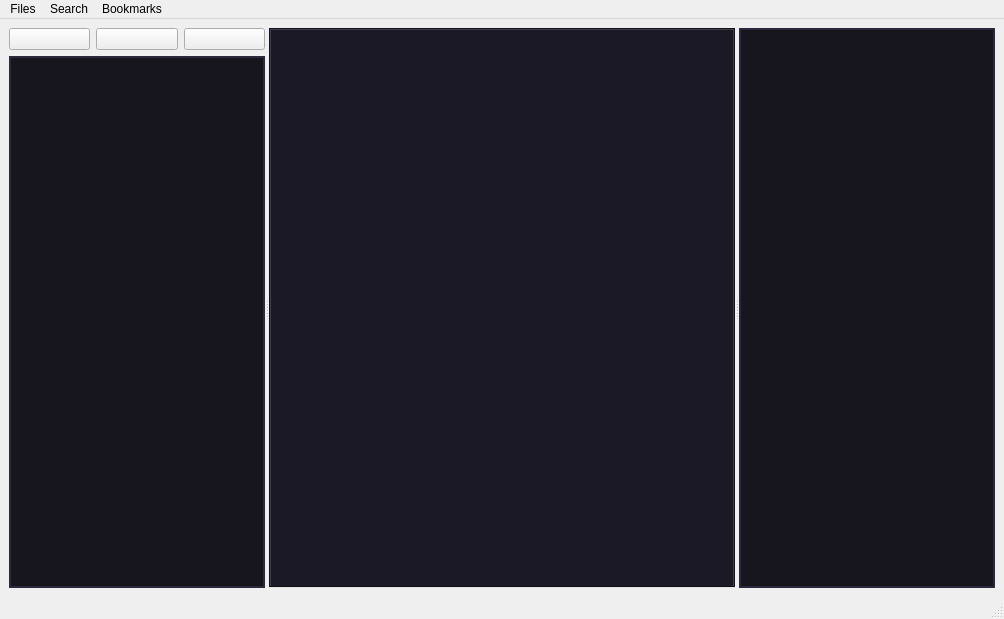
<?xml version="1.0" encoding="UTF-8"?>
<ui version="4.0">
 <class>MainWindow</class>
 <widget class="QMainWindow" name="MainWindow">
  <property name="enabled">
   <bool>true</bool>
  </property>
  <property name="geometry">
   <rect>
    <x>0</x>
    <y>0</y>
    <width>1004</width>
    <height>619</height>
   </rect>
  </property>
  <property name="windowTitle">
   <string>MainWindow</string>
  </property>
  <property name="styleSheet">
   <string notr="true">QWidget
{
	background-color: rgb(36, 31, 49);
	color: white;                        /* Цвет текста */
}

QTextEdit {
    background-color: rgb(35, 35, 45);  /* Цвет фона для QTextEdit */
    color: white;                        /* Цвет текста в QTextEdit */ */
}

QPushButton {
    background-color: rgb(45, 40, 60);  /* Цвет фона для кнопок */
    color: white;                        /* Цвет текста для кнопок */
  
}

QListWidget {
    background-color: rgb(30, 30, 40);  /* Цвет фона для списка */
    color: white;                        /* Цвет текста для списка */

}</string>
  </property>
  <widget class="QWidget" name="centralwidget">
   <property name="styleSheet">
    <string notr="true"/>
   </property>
   <layout class="QVBoxLayout" name="verticalLayout_2">
    <item>
     <widget class="QSplitter" name="splitter">
      <property name="orientation">
       <enum>Qt::Horizontal</enum>
      </property>
      <widget class="QWidget" name="layoutWidget">
       <layout class="QVBoxLayout" name="verticalLayout">
        <item>
         <layout class="QHBoxLayout" name="horizontalLayout">
          <item>
           <widget class="QPushButton" name="addNote">
            <property name="styleSheet">
             <string notr="true"/>
            </property>
            <property name="text">
             <string/>
            </property>
            <property name="icon">
             <iconset resource="../images/icon.qrc">
              <normaloff>:/icon/addNote.png</normaloff>:/icon/addNote.png</iconset>
            </property>
            <property name="iconSize">
             <size>
              <width>30</width>
              <height>30</height>
             </size>
            </property>
           </widget>
          </item>
          <item>
           <widget class="QPushButton" name="addFolder">
            <property name="styleSheet">
             <string notr="true"/>
            </property>
            <property name="text">
             <string/>
            </property>
            <property name="icon">
             <iconset resource="../images/icon.qrc">
              <normaloff>:/icon/addFolder.png</normaloff>:/icon/addFolder.png</iconset>
            </property>
            <property name="iconSize">
             <size>
              <width>30</width>
              <height>30</height>
             </size>
            </property>
           </widget>
          </item>
          <item>
           <widget class="QPushButton" name="changeSortButton">
            <property name="styleSheet">
             <string notr="true"/>
            </property>
            <property name="text">
             <string/>
            </property>
            <property name="icon">
             <iconset resource="../images/icon.qrc">
              <normaloff>:/icon/changeSort.png</normaloff>:/icon/changeSort.png</iconset>
            </property>
            <property name="iconSize">
             <size>
              <width>30</width>
              <height>30</height>
             </size>
            </property>
           </widget>
          </item>
         </layout>
        </item>
        <item>
         <widget class="QListWidget" name="listWidget">
          <property name="styleSheet">
           <string notr="true">QWidget {

background-color: rgb(23, 21, 30); /* Цвет фона */

color: white; /* Цвет текста */

border: 2px solid rgb(45, 40, 60); /* Цвет рамки */

padding: 10px; /* Отступы */

}

QTextEdit {
    background-color: rgb(35, 35, 45);  /* Цвет фона для QTextEdit */
    color: white;                        /* Цвет текста в QTextEdit */
    border: 1px solid rgb(45, 40, 60);   /* Цвет рамки для QTextEdit */
}</string>
          </property>
         </widget>
        </item>
       </layout>
      </widget>
      <widget class="QTabWidget" name="tabWidget">
       <property name="sizePolicy">
        <sizepolicy hsizetype="Expanding" vsizetype="Expanding">
         <horstretch>1</horstretch>
         <verstretch>0</verstretch>
        </sizepolicy>
       </property>
       <property name="styleSheet">
        <string notr="true">QWidget {

background-color: rgb(27, 25, 38); /* Цвет фона */

color: white; /* Цвет текста */

}</string>
       </property>
       <property name="currentIndex">
        <number>-1</number>
       </property>
       <property name="tabsClosable">
        <bool>true</bool>
       </property>
       <property name="movable">
        <bool>true</bool>
       </property>
       <property name="tabBarAutoHide">
        <bool>false</bool>
       </property>
      </widget>
      <widget class="QListWidget" name="rightListWidget">
       <property name="sizePolicy">
        <sizepolicy hsizetype="Expanding" vsizetype="Expanding">
         <horstretch>0</horstretch>
         <verstretch>0</verstretch>
        </sizepolicy>
       </property>
       <property name="minimumSize">
        <size>
         <width>0</width>
         <height>0</height>
        </size>
       </property>
       <property name="sizeIncrement">
        <size>
         <width>0</width>
         <height>6</height>
        </size>
       </property>
       <property name="styleSheet">
        <string notr="true">QWidget {

background-color: rgb(23, 21, 30); /* Цвет фона */

color: white; /* Цвет текста */

border: 2px solid rgb(45, 40, 60); /* Цвет рамки */

padding: 10px; /* Отступы */

}</string>
       </property>
       <property name="currentRow">
        <number>-1</number>
       </property>
      </widget>
     </widget>
    </item>
   </layout>
  </widget>
  <widget class="QMenuBar" name="menubar">
   <property name="geometry">
    <rect>
     <x>0</x>
     <y>0</y>
     <width>1004</width>
     <height>22</height>
    </rect>
   </property>
   <widget class="QMenu" name="menuFiles">
    <property name="title">
     <string>Files</string>
    </property>
   </widget>
   <widget class="QMenu" name="menuSearch">
    <property name="title">
     <string>Search</string>
    </property>
   </widget>
   <widget class="QMenu" name="menuBookmarks">
    <property name="title">
     <string>Bookmarks</string>
    </property>
   </widget>
   <addaction name="menuFiles"/>
   <addaction name="menuSearch"/>
   <addaction name="menuBookmarks"/>
  </widget>
  <widget class="QStatusBar" name="statusbar"/>
 </widget>
 <resources>
  <include location="../images/icon.qrc"/>
 </resources>
 <connections/>
</ui>
